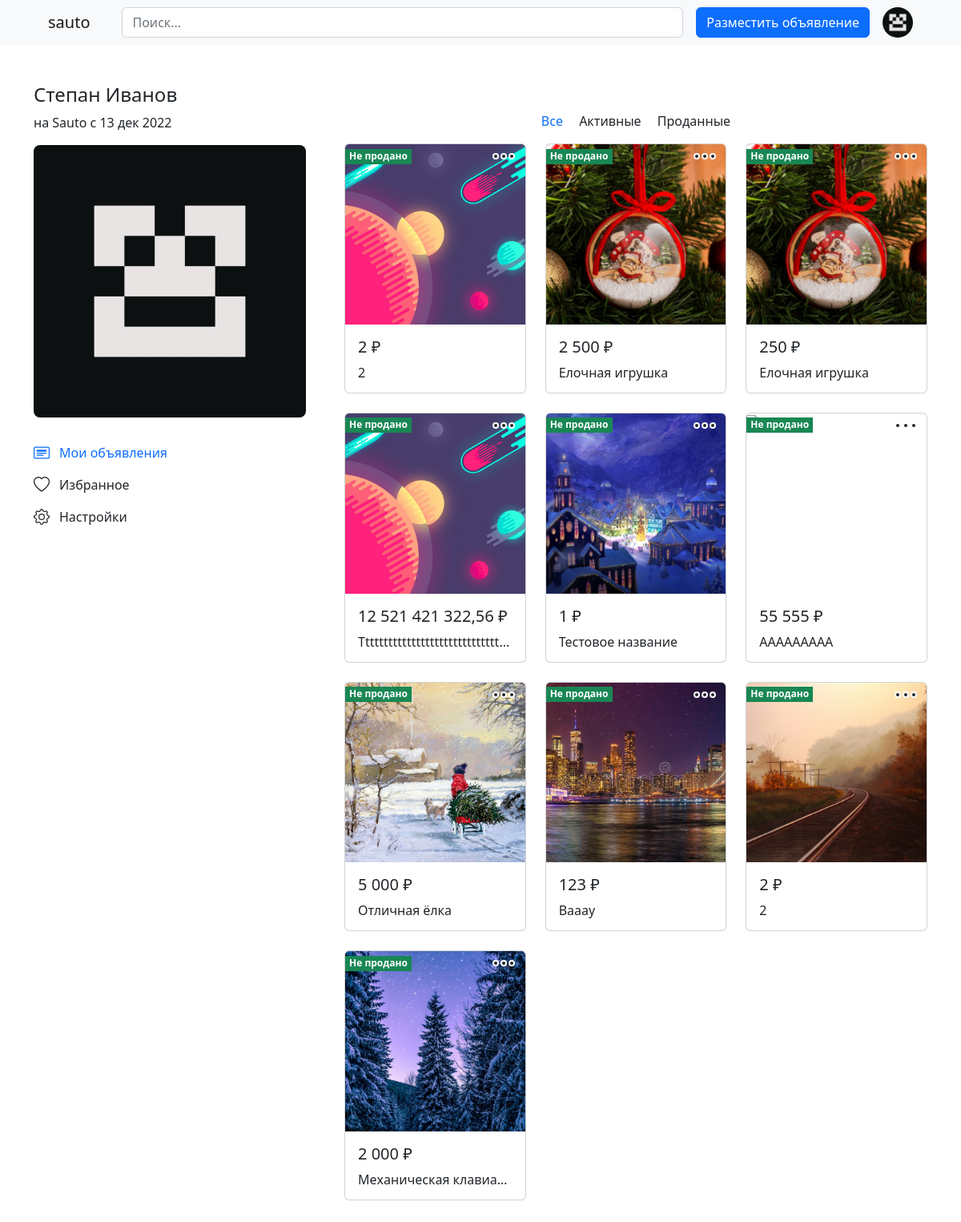
Page /profile/announcements/1/ (signed in) on the earlier database version.
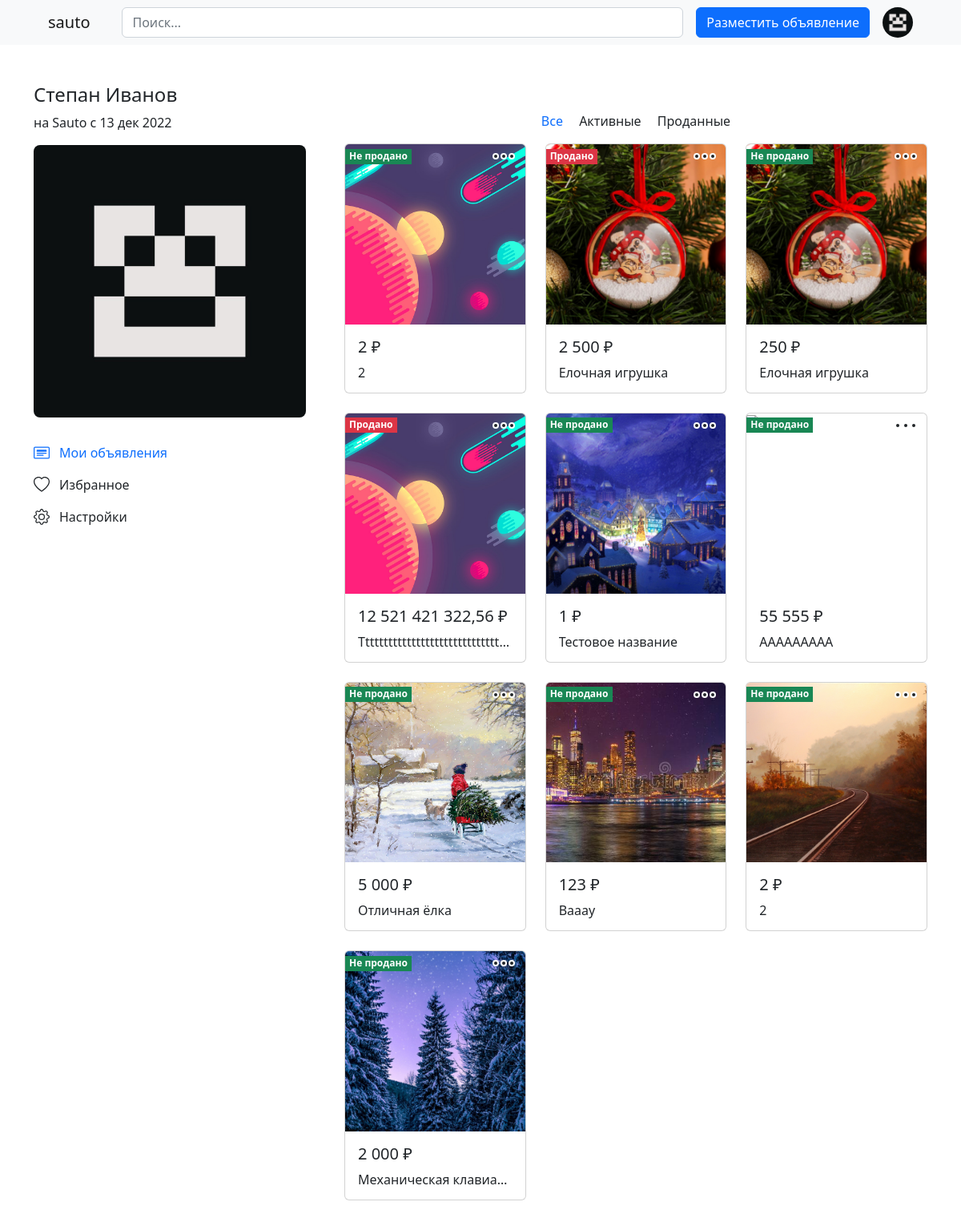
Same page on the later database version.
### announcement/models.py (models this page shows, shortened)
class Announcement(models.Model):
    CATEGORIES = (
        (None, 'Не выбрано'),
        (0, 'Прочее'),
        (1, 'Женский гардероб'),
        (2, 'Мужской гардероб'),
        (3, 'Детский гардероб'),
        (4, 'Детские товары'),
        (5, 'Хэндмейд'),
        (6, 'Телефоны и планшеты'),
        (7, 'Фото и видеокамеры'),
        (8, 'Компьютерная техника'),
        (9, 'ТВ, аудио, видео'),
        (10, 'Бытовая техника'),
        (11, 'Для дома и дачи'),
        (12, 'Стройматериалы и инструменты'),
        (13, 'Красота и здоровье'),
        (14, 'Спорт и отдых'),
        (15, 'Хобби и развлечения'),
    )
    CONDITION = (
        (None, 'Не выбрано'),
        (0, 'БУ'),
        (1, 'Новое')
    )
    TYPE_ANNOUNCEMENT = (
        (None, 'Не выбрано'),
        (0, 'Продаю свое'),
        (1, 'Приобрел на продажу'),
        (2, 'Магазин'),
    )
    COMMUNICATION_METHOD = (
        (0, 'Адрес электронной почты'),
        (1, 'Имя пользователя телеграм'),
        (2, 'Номер телефона')
    )
    seller = models.ForeignKey(Seller, verbose_name="продавец", on_delete=models.CASCADE)
    category = models.IntegerField(verbose_name="категория", choices=CATEGORIES)
    condition = models.IntegerField(verbose_name="состояние", choices=CONDITION)
    type_announcement = models.IntegerField(verbose_name="тип объявления", choices=TYPE_ANNOUNCEMENT)
    name = models.CharField(verbose_name="название", max_length=50)
    price = models.DecimalField(verbose_name="цена", max_digits=13, decimal_places=2, validators=[MinValueValidator(0.01)])
    description = models.CharField(verbose_name="описание", max_length=3000, blank=True, null=True)
    sold = models.BooleanField(verbose_name="продано", default=False)
    latitude = models.FloatField(verbose_name="широта")
    longitude = models.FloatField(verbose_name="долгота")
    date_created = models.DateTimeField(verbose_name="дата создания", auto_now_add=True)
    date_updated = models.DateTimeField(verbose_name="дата изменения", auto_now_add=True)
    communication_method = models.IntegerField(verbose_name="способ связи", choices=COMMUNICATION_METHOD, default=0)
    class Meta:
        verbose_name = 'объявление'
        verbose_name_plural = 'объявления'
        ordering = ('-date_created', )

### userprofile/views.py (the view)
# urls.py: path('announcements/<int:user_pk>/', views.user_announcements, name='user-announcements'),
def user_announcements(request, user_pk):
    user = User.objects.get(id=user_pk)
    seller = Seller.objects.get(user=user)
    announcements = Announcement.objects.filter(seller=seller)
    if request.method == 'GET':
        if (request.GET.get('search')
                or request.GET.get('all')
                    or request.GET.get('filter_by_seller_and_sold')):
            response = form_announcements_and_images(request, announcements)
            return JsonResponse(response._asdict())
    page_announcements, paginator = paginate_announcements(request, announcements)
    images = AnnouncementImage.objects.filter(
        announcement__in=page_announcements)
    context = {
        'user': user,
        'announcements': page_announcements,
        'paginator': paginator,
        'images': images,
    }
    return render(request, 'userprofile/user-announcements.html', context)

### announcement/utils.py (called while the page is built)
def paginate_announcements(request, announcements: QuerySet) -> tuple[Page, Paginator]:
    paginator = Paginator(announcements, 32)
    page = request.GET.get('page')
    page_announcements = paginator.get_page(page)
    return page_announcements, paginator

### userprofile/templates/userprofile/user-announcements.html (shortened to what this page needs)
{% extends 'announcement/base.html' %}
{% load static %}
{% block search %}
<input type="search" name="q" class="form-control" placeholder="Поиск...">
{% endblock %}
{% block content %}
<link rel="stylesheet" href="{% static 'css/announcement/announcements.css' %}">
<div class="container my-5">
    <div class="row gx-5">
        <div class="col-12 col-xl-4 col-xxl-3 mb-4">
            {% if request.user.id == user.id %}
            {% include 'userprofile/this-user-sidebar.html' with active='announcements' %}
            {% else %}
            {% include 'userprofile/user-sidebar.html' with active='announcements' %}
            {% endif %}
        </div>
        <div class="col-12 col-xl-8 col-xxl-9">
            <div style="height: 35.28px;"></div>
            <div class="mb-3 text-center">
                <span class="link-primary pointer mx-2 sold-btn" data-value="all" data-user="{{ user.id }}">Все</span>
                <span class="dark-link pointer mx-2 sold-btn" data-value="false"
                    data-user="{{ user.id }}">Активные</span>
                <span class="dark-link pointer mx-2 sold-btn" data-value="true"
                    data-user="{{ user.id }}">Проданные</span>
            </div>
            <div class="announcement-cards">
                {% include 'announcement/announcement-cards.html' %}
            </div>
        </div>
    </div>
</div>
{% endblock %}

### announcement/templates/announcement/this-user-announcement-card.html (shortened to what this page needs)
<div class="col" data-announcement="{{ announcement.pk }}">
    <div class="announcement-edit-btn-container">
        <a href="#" class="d-block link-dark text-decoration-none announcement-edit-btn" data-bs-toggle="dropdown"
            aria-expanded="false">
            <svg xmlns="http://www.w3.org/2000/svg" width="32" height="32" fill="#212528" stroke="#fff"
                class="bi bi-three-dots" viewBox="0 0 16 16">
                <path
                    d="M3 9.5a1.5 1.5 0 1 1 0-3 1.5 1.5 0 0 1 0 3zm5 0a1.5 1.5 0 1 1 0-3 1.5 1.5 0 0 1 0 3zm5 0a1.5 1.5 0 1 1 0-3 1.5 1.5 0 0 1 0 3z" />
            </svg>
        </a>
        {% if announcement.sold %}
        <span class="sold-status sold-status-true fw-semibold">Продано</span>
        {% else %}
        <span class="sold-status sold-status-false fw-semibold">Не продано</span>
        {% endif %}
    </div>
    <a href="{% url 'show-announcement' announcement.pk %}" class="text-decoration-none text-dark">
        <div class="card" style="overflow: hidden;">
            <div class="ratio">
                <div class="ratio-inner ratio-1-1">
                    <div class="ratio-content">
                        {% for image in images %}
                        {% if image.announcement == announcement %}
                        <img src="{{ image.image.url }}" class="img-100" alt="...">
                        {% endif %}
                        {% endfor %}
                    </div>
                </div>
            </div>
            <div class="card-body">
                <h5 class="card-title">{{ announcement.price|floatformat:"-2g" }} ₽</h5>
                <div class="card-truncate-text-container">
                    <div class="card-truncate-text">
                        {{ announcement.name }}
                    </div>
                </div>
            </div>
        </div>
    </a>
</div>

Differences in the rows shown:
changed Announcement (number 2 of 10 on the later page): sold "Не продано" → "Продано"
changed Announcement "Tttttttttttttttttttttttttttttt…": sold "Не продано" → "Продано"
